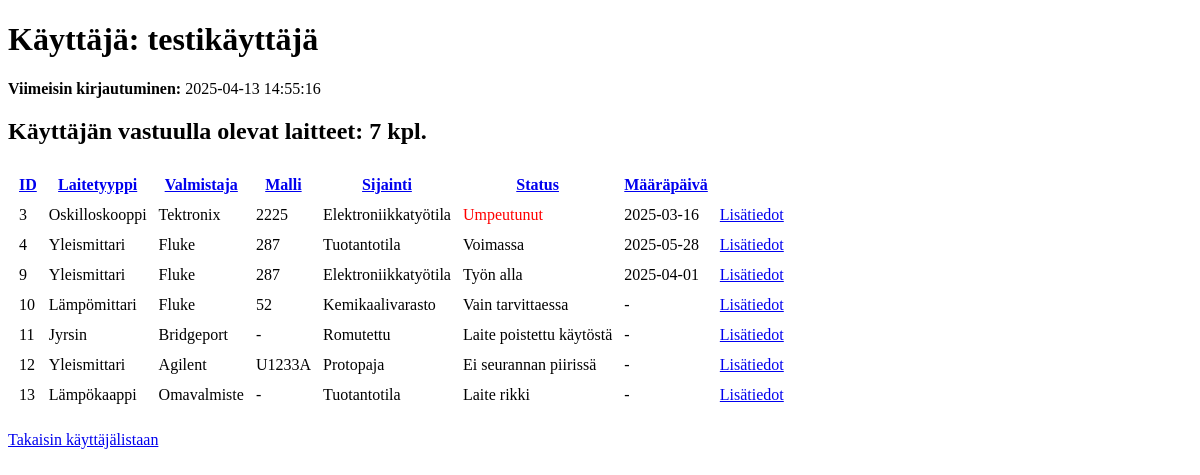
The page /user/1 (signed in) on the database as committed earlier.
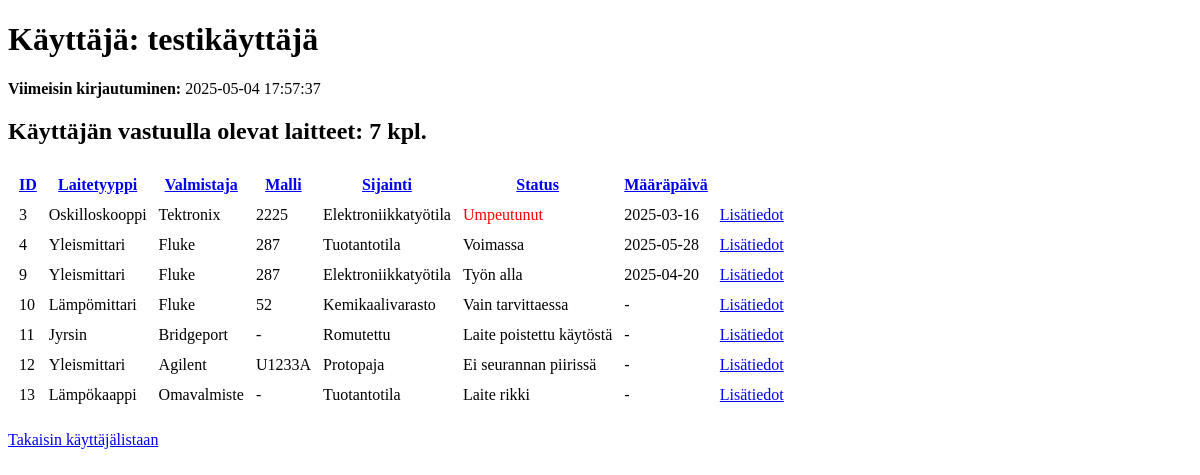
The same page on the database as committed later.
### tables this page shows
CREATE TABLE users (
    user_id INTEGER PRIMARY KEY AUTOINCREMENT,
    username TEXT UNIQUE NOT NULL,
    password_hash TEXT,
    email TEXT,
    created_at TIMESTAMP DEFAULT CURRENT_TIMESTAMP
, last_login TIMESTAMP);

CREATE TABLE devices (
    device_id INTEGER PRIMARY KEY AUTOINCREMENT,
    type TEXT NOT NULL,
    manufacturer TEXT NOT NULL,
    model TEXT NOT NULL,
    manufacturer_serial TEXT NOT NULL,
    location TEXT NOT NULL,
    owner_user_id INTEGER NOT NULL,
    status INTEGER NOT NULL,
    next_maintenance DATE,
    created_at TIMESTAMP DEFAULT CURRENT_TIMESTAMP,
    FOREIGN KEY (owner_user_id) REFERENCES users(user_id)
);

### users.py (the view)
@app.route("/user/<int:user_id>")
def user_page(user_id):
    if "user_id" not in session:
        return redirect(url_for("login"))
    user_data = db.query("SELECT username, last_login FROM users WHERE user_id = ?", [user_id])
    if not user_data:
        return "VIRHE: Käyttäjää ei löytynyt", 404
    devices = db.query("SELECT * FROM devices WHERE owner_user_id = ?", [user_id])
    devices = [dict(device) for device in devices]
    for device in devices:
        device["status"] = DEVICE_STATUS_MAP.get(device["status"], "Tuntematon status")
    return render_template("user_page.html", user=dict(user_data[0]), devices=devices)

### db.py (called while the page is built)
def get_connection():
    con = sqlite3.connect("database/database.db")
    con.execute("PRAGMA foreign_keys = ON")
    con.row_factory = sqlite3.Row
    return con

def query(sql, params=[]):
    con = get_connection()
    result = con.execute(sql, params).fetchall()
    con.close()
    return result

### templates/user_page.html (shortened to what this page needs)
<!DOCTYPE html>
<html lang="fi">
<head>
</head>
<body>
    <h1>Käyttäjä: {{ user.username }}</h1>
    <p><b>Viimeisin kirjautuminen:</b> {{ user.last_login or "Ei tietoa" }}</p>
    <h2>Käyttäjän vastuulla olevat laitteet: {{ devices|length }} kpl.</h2>
    {% if devices %}
        <table cellspacing="10">
            <thead>
                <tr>
                    <th><a href="{{ url_for("devices", sort_by="device_id", sort_order="asc" if sort_order == "desc" else "desc") }}">ID</a></th>
                    <th><a href="{{ url_for("devices", sort_by="type", sort_order="asc" if sort_order == "desc" else "desc") }}">Laitetyyppi</a></th>
                    <th><a href="{{ url_for("devices", sort_by="manufacturer", sort_order="asc" if sort_order == "desc" else "desc") }}">Valmistaja</a></th>
                    <th><a href="{{ url_for("devices", sort_by="model", sort_order="asc" if sort_order == "desc" else "desc") }}">Malli</a></th>
                    <th><a href="{{ url_for("devices", sort_by="location", sort_order="asc" if sort_order == "desc" else "desc") }}">Sijainti</a></th>
                    <th><a href="{{ url_for("devices", sort_by="status", sort_order="asc" if sort_order == "desc" else "desc") }}">Status</a></th>
                    <th><a href="{{ url_for("devices", sort_by="next_maintenance", sort_order="asc" if sort_order == "desc" else "desc") }}">Määräpäivä</a></th>
                    <th></th>
                </tr>
            </thead>
            <tbody>
                {% for device in devices %}
                    <tr>
                        <td>{{ device.device_id }}</td>
                        <td>{{ device.type }}</td>
                        <td>{{ device.manufacturer }}</td>
                        <td>{{ device.model }}</td>
                        <td>{{ device.location }}</td>
                        <td {% if device.status == "Umpeutunut" %}style="color: red;"{% endif %}>
                            {{ device.status }}
                        </td>
                        <td>{{ device.next_maintenance or '-' }}</td>
                        <td><a href="{{ url_for('device_details', device_id=device.device_id) }}">Lisätiedot</a></td>
                    </tr>
                {% endfor %}
            </tbody>
        </table>
    {% else %}
        <p>Ei laitteita vastuulla</p>
    {% endif %}
    <p><a href="{{ url_for('list_users') }}">Takaisin käyttäjälistaan</a></p>
</body>
</html>

Rows that differ between the two databases and show on the page:
changed users "testikäyttäjä": last_login "2025-04-13 14:55:16" → "2025-05-04 17:57:37"
changed devices id 9: next_maintenance "2025-04-01" → "2025-04-20"
